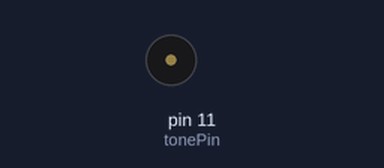
Recording of a sketch running on a simulated Arduino Uno, built with avr-gcc and run on an emulated ATmega328P. Parts: buzzer (waves = sounding).

Above: at 2.7 s.
Timing chart, 0 to 7.6 s (numbered marks = the images above):
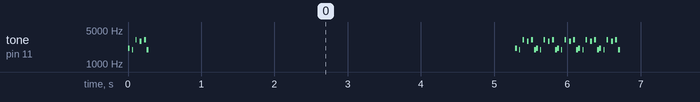

Measured:
- by itself, tone on pin 11 (tonePin): plays 2093 Hz for 0.03 s, 1975 Hz for 0.01 s, 3135 Hz for 0.02 s, 2959 Hz for 0.03 s, 3135 Hz for 0.03 s, 1975 Hz for 0.03 s … (402 notes in this stretch)

The sketch:

BuzzerPDA.ino
```cpp
// Credit:
// Midi to Arduino Converter
//     - Andy Tran (extramaster), 2015
// https://www.extramaster.net/tools/midiToArduino/
//
// Process:
// Midi -> Midi tracks -> Note mappings -> Frequency
//
// CC0

// Set this to be the pin that your buzzer resides in. (Note that you can only have one buzzer actively using the PWM signal at a time).
int tonePin = 11;
void setup() {

}

void midi() {

    tone(tonePin, 2093, 26.1627906977);
    delay(29.0697674419);
    delay(29.0697674419);
    tone(tonePin, 1975, 8.72093023256);
    delay(9.68992248062);
    delay(38.7596899225);
    tone(tonePin, 3135, 17.4418604651);
    delay(19.3798449612);
    delay(38.7596899225);
    tone(tonePin, 2959, 26.1627906977);
    delay(29.0697674419);
    delay(29.0697674419);
    tone(tonePin, 3135, 26.1627906977);
    delay(29.0697674419);
    delay(9.68992248062);
    tone(tonePin, 1975, 26.1627906977);
    delay(29.0697674419);

}


void loop() {
  midi();
  delay(5000);
  midi();
  midi();
  midi();
  midi();
  midi();
  delay(5000);
}
```
